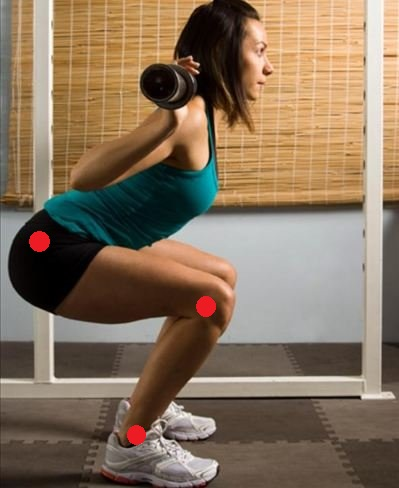
//> input picture opencv-redcircle-angle-detection/resources/image.jpg, 399 x 488 px
$ ./main image.jpg   (built with g++ and OpenCV 4)
//> lines starting //> are read from the running program, lines starting //| are printed output that depends on the picture; after the words box and inside, x2 and y2 are one past the last pixel; in counts of white or black regions, pixels touching at a corner belong together
#include <opencv2/opencv.hpp>
#include <iostream>
#include <string>
#include <vector>
#include <sstream>


std::string FtoS (float number){
    std::ostringstream buff;
    buff<<number;
    return buff.str();
}

void verifica_imagem(const cv::Mat &img, const std::string &path) {
	if(img.empty()) {
		std::cout << "Caminho da imagem invalido-> " << path << std::endl;
		std::exit(-1);
	}
}

float calculaDistancia( cv::Point p1, cv::Point p2 )
{
 int dx = p2.x - p1.x;
 int dy = p2.y - p1.y;
 return cvSqrt( (float)(dx*dx + dy*dy));
}


int main(int argc, char **argv) {
	if(argc != 2)
	{
		std::cout << "\nQuantidade de argumentos invalidos:" << std::endl;
		std::cout << "Tente o comando: ./main image.jpg" << std::endl;
		std::exit(-1);
	}

	// Carregar Imagem
	std::string path_image{argv[1]};
	cv::Mat bgr_image = cv::imread(path_image);
//> bgr_image is the input picture: 488 rows x 399 cols, CV_8UC3; mean B, G, R 93.3, 114.3, 134.4

	// Verifica se a imagem existe em disco
	verifica_imagem(bgr_image, path_image);

	cv::Mat orig_image = bgr_image.clone();

	cv::medianBlur(bgr_image, bgr_image, 3);

	// Converter imagem em HSV
	cv::Mat hsv_image;
	cv::cvtColor(bgr_image, hsv_image, cv::COLOR_BGR2HSV);
//> hsv_image: 488 rows x 399 cols, CV_8UC3; mean H, S, V 30.3, 98.8, 137.2

	cv::Mat lower_red_hue_range;
	cv::Mat upper_red_hue_range;
	cv::inRange(hsv_image, cv::Scalar(0, 100, 100), cv::Scalar(10, 255, 255), lower_red_hue_range);
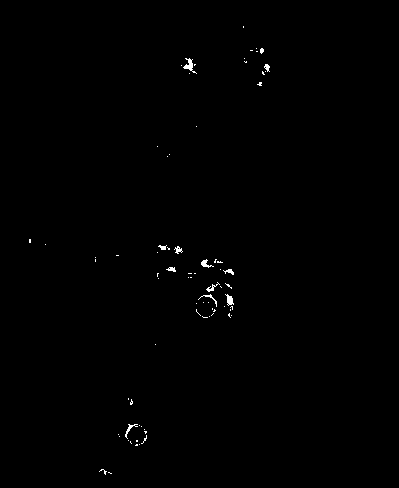
//> lower_red_hue_range: 488 rows x 399 cols, CV_8UC1; 0.37% white in thin lines or dots, all inside (x1, y1, x2, y2) = (29, 26, 270, 475)
	cv::inRange(hsv_image, cv::Scalar(160, 100, 100), cv::Scalar(179, 255, 255), upper_red_hue_range);
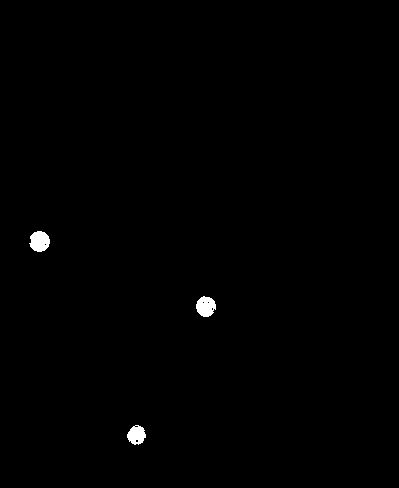
//> upper_red_hue_range: 488 rows x 399 cols, CV_8UC1; 0.47% white; 3 white regions, box (x1, y1, x2, y2) and area: (29, 231, 50, 252) 332, (196, 296, 216, 317) 312, (127, 425, 146, 445) 267

	cv::Mat red_hue_image;
	cv::addWeighted(lower_red_hue_range, 1.0, upper_red_hue_range, 1.0, 0.0, red_hue_image);
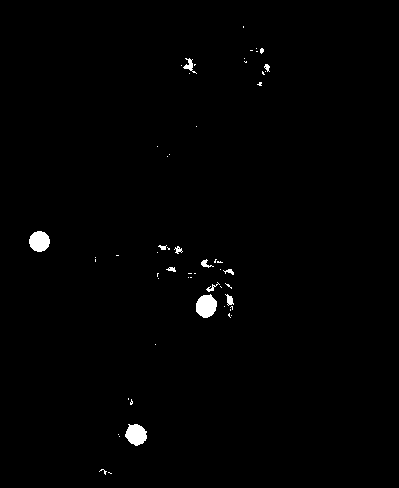
//> red_hue_image: 488 rows x 399 cols, CV_8UC1; 0.83% white; 57 white regions (45 under 20 px), largest, box (x1, y1, x2, y2) and area: (196, 294, 217, 318) 379, (125, 424, 147, 446) 351, (29, 231, 50, 252) 341

	cv::GaussianBlur(red_hue_image, red_hue_image, cv::Size(9, 9), 2, 2);
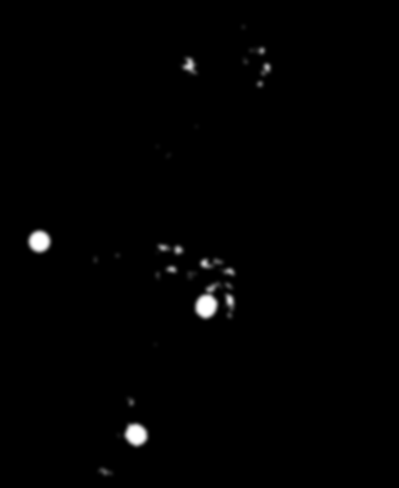
//> red_hue_image: 488 rows x 399 cols, CV_8UC1; 3.38% of pixels changed, all inside (x1, y1, x2, y2) = (25, 22, 274, 479)

	// HoughCircles para detectar os circulos vermelhos na imagem
	std::vector<cv::Vec3f> circles;
	cv::HoughCircles(red_hue_image, circles, CV_HOUGH_GRADIENT, 1, red_hue_image.rows/8, 100, 20, 0, 0);
//> circles = 3 circles (x, y, radius): [135.5, 433.5, 10.3], [39.5, 241.5, 9.6], [207.5, 305.5, 11.6]

	if(circles.size() == 0) std::exit(-1);

	cv::Point circulo1(std::round(circles[0][0]), std::round(circles[0][1]));
//> circulo1 = Point(136, 434)
	cv::Point circulo2(std::round(circles[1][0]), std::round(circles[1][1]));
//> circulo2 = Point(40, 242)
	cv::Point circulo3(std::round(circles[2][0]), std::round(circles[2][1]));
//> circulo3 = Point(208, 306)

	//Desenha Triangulo
	cv::line(orig_image, circulo1, circulo2, cv::Scalar(0, 255, 0));
	cv::line(orig_image, circulo1, circulo3, cv::Scalar(0, 255, 0));
	cv::line(orig_image, circulo2, circulo3, cv::Scalar(0, 255, 0));
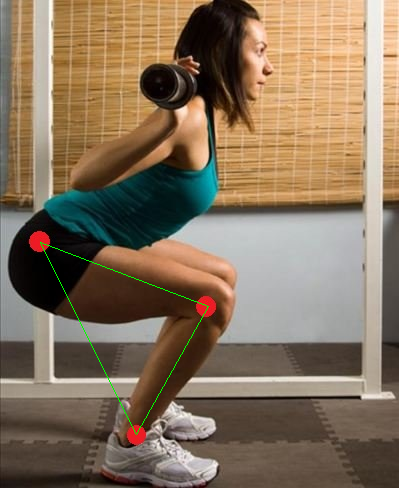
//> orig_image: 488 rows x 399 cols, CV_8UC3; mean B, G, R 93.2, 114.9, 134.2

	float distanciaTJ = calculaDistancia(circulo3, circulo2);
//> in calculaDistancia, `int dx = p2.x - p1.x;`: dx = -168
//> in calculaDistancia, `int dy = p2.y - p1.y;`: dy = -64
//> distanciaTJ = 179.8
	float distanciaJC =  calculaDistancia(circulo2, circulo1);
//> distanciaJC = 214.7
	float distanciaCT = calculaDistancia(circulo1, circulo3);
//> distanciaCT = 146.9

	std::cout << "Distancia Tornozelo -> Joelho: " << distanciaTJ << std::endl;
//| Distancia Tornozelo -> Joelho: 179.778
	std::cout << "Distancia Joelho -> Cintura: " << distanciaJC << std::endl;
//| Distancia Joelho -> Cintura: 214.663
	std::cout << "Distancia Cintura -> Tornozelo: " << distanciaCT << std::endl;
//| Distancia Cintura -> Tornozelo: 146.86

	char buffer[255];
	snprintf(buffer, sizeof(buffer), "python calculaAngulo.py %f %f %f", distanciaTJ, distanciaJC, distanciaCT);
	std::system(buffer);

	cv::namedWindow("OPENCV", cv::WINDOW_AUTOSIZE);
	cv::imshow("OPENCV", orig_image);

	cv::waitKey(0);


	return 0;
}
